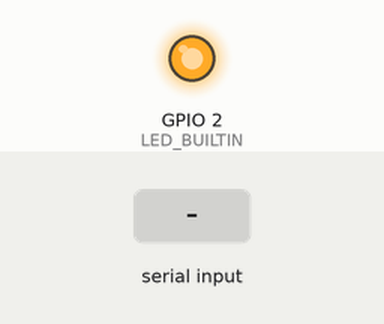
This sketch was run on a simulated ESP8266 (NodeMCU). Parts: output pins drawn as LEDs (lit = HIGH, except the on-board LED, lit = LOW). The inputs (shaded band) are chosen by the test bench. WiFi joins after 1.5 s; servers stay silent unless stated; uploads are accepted with an empty reply; what the sketch prints to the serial monitor is not drawn.

Above: at 2.8 s.
2.9 s: "1" received over Serial
At 4.0 s:
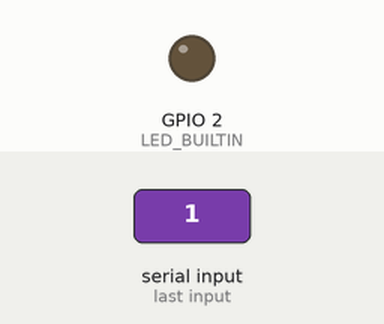
Timing chart, 0 to 5.9 s (numbered marks = the images above; inputs shaded):
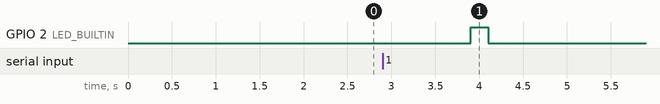

Measured:
- after the input at 2.9 s, GPIO 2 (LED_BUILTIN): LOW → HIGH after 1.0 s, → LOW 0.20 s later

The sketch:

esp01.ino
```cpp
#include <ArduinoJson.h>
#include <ESP8266WiFi.h>
#include <ESP8266HTTPClient.h>
#include <WiFiClient.h>

const char* ssid = "JAYVEE29 1097";
const char* password = "m194T3-0";

const char* serverName = "192.168.137.1/arduino/receive.php";

unsigned long lastTime = 0;

unsigned long timerDelay = 5000;

void setup() {
  pinMode(LED_BUILTIN, OUTPUT);
  Serial.begin(9600);
  while(!Serial) continue;

  WiFi.begin(ssid, password);
  Serial.println("Connecting");
  while(WiFi.status() != WL_CONNECTED) {
    delay(500);
    Serial.print(".");
  }
  Serial.println("");
  Serial.print("Connected to WiFi network with IP Address: ");
  Serial.println(WiFi.localIP());

  Serial.println("Timer set to 5 seconds (timerDelay variable), it will take 5 seconds before publishing the first reading.");

}

void loop() {
  if(WiFi.status() == WL_CONNECTED){
    StaticJsonDocument<1000> doc;
    auto error = deserializeJson(doc, Serial);
    if(error){
      Serial.print("deserializeJson failed with code ");
      Serial.println(error.c_str());
      return;
    }else{
      digitalWrite(LED_BUILTIN, HIGH);
      WiFiClient client;
      HTTPClient http;

      http.begin(client, serverName);

      http.addHeader("Content-Type", "application/x-www-form-urlencoded");

      String rfid_code = doc["rfid_code"];
      double temperature = doc["temperature"];

      String httpRequestData = "rfid_code="+rfid_code+"&temperature="+temperature;

      int httpResponseCode = http.POST(httpRequestData);
      Serial.print(httpResponseCode);

      http.end();
      digitalWrite(LED_BUILTIN, LOW);
    }
  }
}
```
